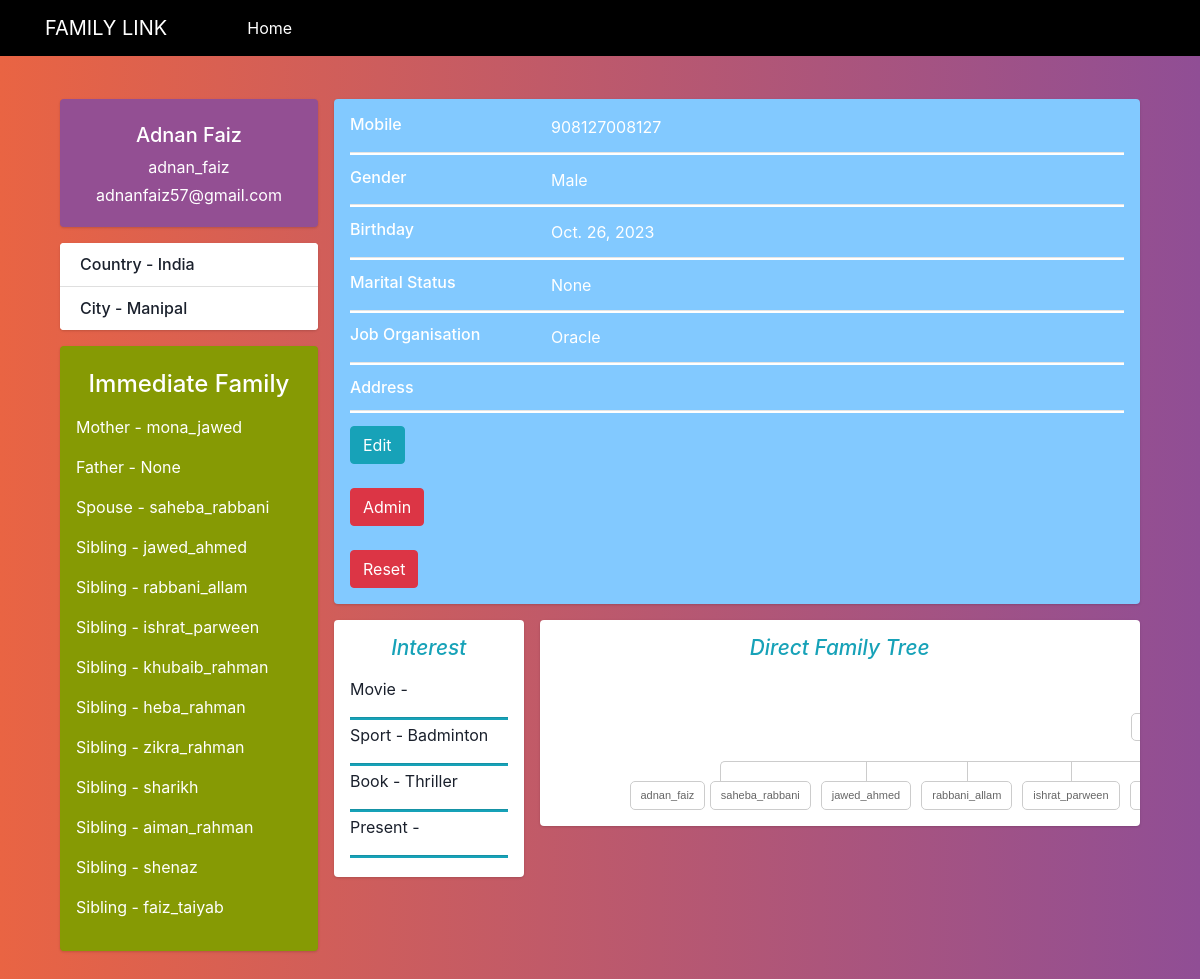
Page /member/profile/1/ (signed in) on the earlier database version.
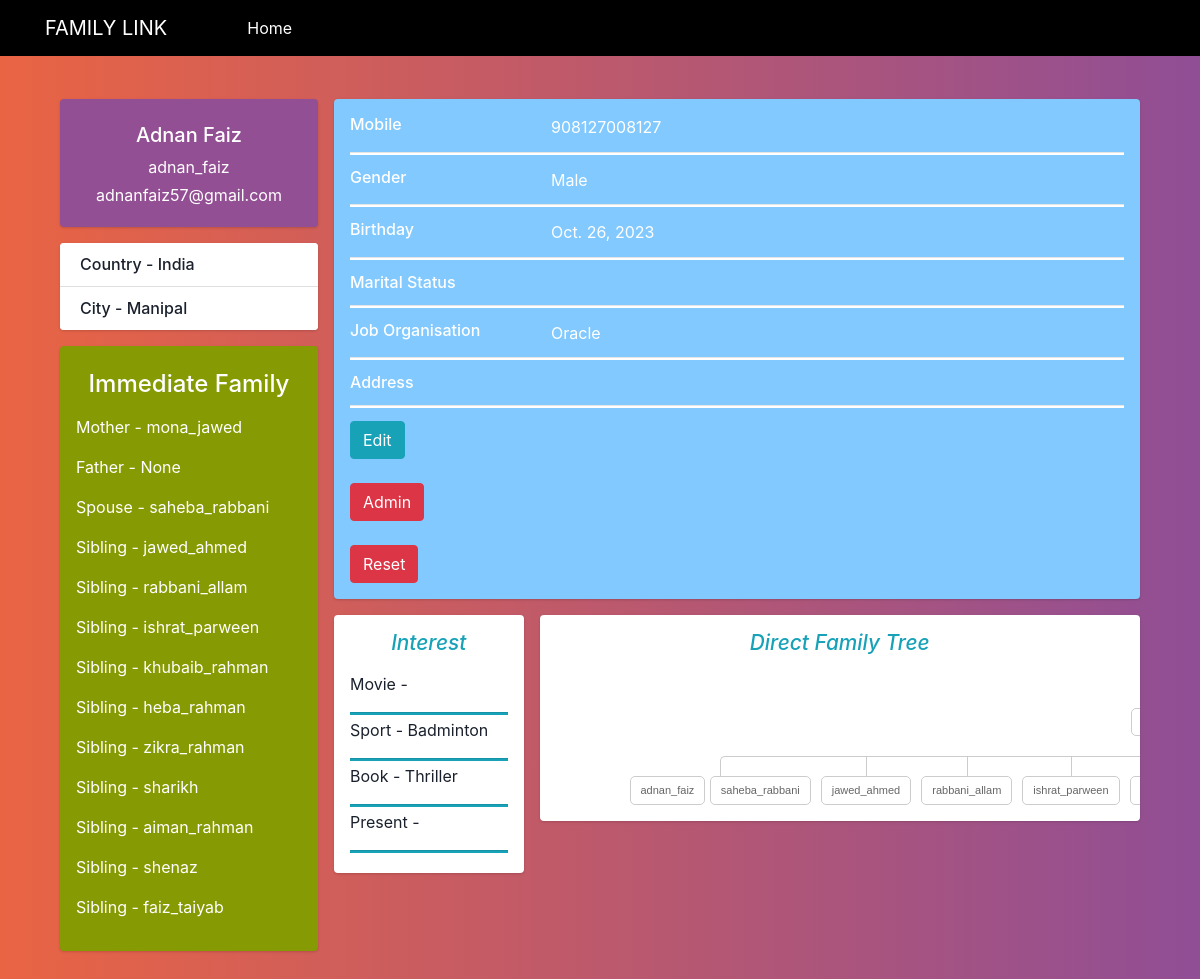
Same page on the later database version.
### family/models.py (models this page shows)
class member(AbstractBaseUser , PermissionsMixin):
    GENDER_CHOICES = (
    ("Male", "Male"),
    ("Female", "Female"),)
    MARITAL_CHOICES = (
    ("Unmarried", "Unmarried"),
    ("Married", "Married"),
    )
    SPORT_CHOICES = (
    ("Football", "Football"),
    ("Basketball", "Basketball"),
    ("Badminton", "Badminton"),
    ("Cycling", "Cycling"),
    ("Swimming", "Swimming"),
    ("Cricket", "Cricket"),
    ("TT", "TT"),
    ("Tennis", "Tennis"),
    ("Volley Ball", "Volley Ball"),
    ("Baseball", "Baseball"),
    ("Carrom", "Carrom")
    )
    BOOK_CHOICES = (
    ("Thriller", "Thriller"),
    ("Fantasy", "Fantasy"),
    ("Teen", "Teen"),
    ("Fiction", "Fiction"),
    ("Autobiography", "Autobiography"),
    ("Mystery", "Mystery"),
    ("History", "History"),
    ("Romance", "Romance"),
    ("Self Help", "Self Help"),
    ("Horror", "Horror"),
    ("Crime", "Crime")
    )
    MOVIE_CHOICES = (
    ("Action", "Action"),
    ("Thriller", "Thriller"),
    ("Drama", "Drama"),
    ("Romance", "Romance"),
    ("Autobiography", "Autobiography"),
    ("Comedy", "Comedy"),
    ("History", "History"),
    ("Romance", "Romance"),
    ("Crime", "Crime"),
    ("Horror", "Horror"),
    ("Animation", "Animation"),
    ("Adventure", "Adventure")
    )
    FID = models.ForeignKey(family , on_delete=models.DO_NOTHING , null=True)
    email = models.EmailField(max_length= 35)
    user_name = models.CharField(max_length= 20 , unique=True)
    firstName = models.CharField(max_length=20 ,  blank = True)
    middleName = models.CharField(max_length=20 , blank = True , null = True)
    lastName = models.CharField(max_length= 20 , blank = True)
    mobileNo = models.IntegerField(blank=True , null = True)
    birthDay = models.DateField(default=date.today)
    gender = models.CharField(max_length=9,choices=GENDER_CHOICES,default="Male")
    maritalStatus = models.CharField(max_length = 10,null=True , blank = True , choices=MARITAL_CHOICES)
    jobOrg = models.CharField(max_length= 20 , blank = True)
    address1 = models.TextField(_("Address line 1"),max_length=50 , blank = True)
    country = models.CharField("Country",max_length=15 , blank = True)
    city = models.CharField("City" , max_length=15 , blank=True)
    pinCode = models.IntegerField(blank=True)
    lat = models.DecimalField(max_digits=9 ,decimal_places = 6, blank=True , null = True)
    lng = models.DecimalField(max_digits=9 , decimal_places = 6, blank=True , null = True)
    mother = models.ForeignKey('self', on_delete=models.PROTECT , null=True , blank=True)
    father = models.ForeignKey('self', on_delete=models.PROTECT , null=True , blank=True , related_name='+')
    spouse = models.ForeignKey('self', on_delete=models.PROTECT , null=True , blank=True , related_name='++')
    kidsCount = models.IntegerField(blank=True , null = True , default=0)
    gender = models.CharField(max_length=9,choices=GENDER_CHOICES , default='Male')
    book = models.CharField(max_length=15,choices=BOOK_CHOICES,blank=True )
    sport = models.CharField(max_length=15,choices=SPORT_CHOICES,blank=True)
    movie = models.CharField(max_length=15,choices=MOVIE_CHOICES, blank=True)
    present = models.CharField(max_length=15,blank=True)
    is_staff = models.BooleanField(default=False)
    is_active = models.BooleanField(default=True)
    updated = models.DateTimeField(auto_now=True)
    created = models.DateTimeField(auto_now_add=True)
    objects = CustomMember()
    USERNAME_FIELD = 'user_name'
    REQUIRED_FIELDS = ['email' , 'city' , 'country' , 'firstName' , 'lastName' , 'gender' , 'pinCode']
    class Meta:
        ordering = ['-updated' , '-created']
    def __str__(self):
        return str(self.user_name)

### family/views.py (the view)
# urls.py: path('member/profile/<str:pk>/' , views.viewProfile , name = 'viewProfile'),
@login_required(login_url= 'login')
def viewProfile(request , pk):
    mem = member.objects.get(id = pk)
    if(mem.mother==None and mem.father==None):
        siblings=None
    elif(mem.father!=None and mem.mother==None):
        siblings = member.objects.all().filter(mother = mem.mother)
        if(len(siblings)==0):
            siblings=None
    else:
        siblings = member.objects.all().filter(father = mem.father)
        if(len(siblings)==0):
            siblings=None
    if(mem.gender == 'Female'):
        kids = member.objects.all().filter(mother = mem)
    else:
        kids = member.objects.all().filter(father = mem)
    if(len(kids)==0):
        kids = None
    return render(request, 'home/profile.html' , {'member': mem , 'kids':kids , 'siblings':siblings})

### templates/home/profile.html (shortened to what this page needs)
<!DOCTYPE html>
{% load static %}
<html lang="en">
<head>
    <link rel="stylesheet" href="https://cdn.jsdelivr.net/npm/bootstrap@4.4.1/dist/css/bootstrap.min.css">
    <link rel="stylesheet" href="{% static 'style/profile.css' %}" />
</head>
<body>
    <div class="container">
        <div class="main-body">
          <nav class="navbar fixed-top navbar-dark text-light navbar-expand-md navigation-clean-search" style="background-color: black;" >
            <div class="container"><a class="navbar-brand" href="{% url 'viewMember' %}">FAMILY LINK</a>
                <div class="collapse navbar-collapse" id="navcol-1">
                    <span class="navbar-text" style="padding-left:4rem"> <a href="{% url 'viewMember' %}" class="login">Home</a></span>
                  </div>
            </div>
        </nav>
              <div class="row gutters-sm" id="main_container">
                <div class="col-md-3 mb-3">
                  <div class="card" id="user_name">
                    <div class="card-body">
                      <div class="d-flex flex-column align-items-center text-center">
                        <div class="mt-2">
                          <h5>{{member.firstName}} {{member.lastName}}</h5>
                          <p class=" mb-1">{{member.user_name}}</p>
                          <p class=" mb-1">{{member.email}}</p>
                        </div>
                      </div>
                    </div>
                  </div>
                  <div class="card mt-3">
                    <ul class="list-group list-group-flush">
                      <li class="list-group-item d-flex justify-content-between align-items-center flex-wrap">
                        <h6 class="mb-0">Country - {{member.country}}</h6>
                      </li>
                      <li class="list-group-item d-flex justify-content-between align-items-center flex-wrap">
                        <h6 class="mb-0">City - {{member.city}}</h6>
                      </li>
                    </ul>
                  </div>
                  <div class="card mt-3" id="close_family">
                    <div class="card-body">
                      <div class="d-flex flex-column">
                        <div class="mt-2" >
                          <h4 class="align-items-center text-center mb-3">Immediate Family</h4>
                          {% if member.mother != None %}
                          <p class="font-size-sm mb-2.5">
                            <a href="{% url 'viewProfile' member.mother.id %}">
                              Mother - {{member.mother}}
                            </a>
                          </p>
                          {% else %}
                          <p class="font-size-sm mb-2.5">
                            Mother - None
                          </p>
                          {% endif %}
                          {% if member.father != None %}
                          <p class="font-size-sm mb-2.5">
                            <a href="{% url 'viewProfile' member.father.id %}">
                              Father - {{member.father}}
                            </a>
                          </p>
                          {% else %}
                          <p class="font-size-sm mb-2.5">
                            Father - None
                          </p>
                          {% endif %}
                          {% if member.spouse != None %}
                          <p class="font-size-sm mb-2.5">
                            <a href="{% url 'viewProfile' member.spouse.id %}">
                                Spouse - {{member.spouse}}
                            </a>
                          </p>
                          {% else %}
                          <p class="font-size-sm mb-2.5">
                              Spouse - None
                          </p>
                          {% endif %}
                          {% if siblings != None %}
                              {% for sibling in siblings %}
                                  {% if sibling.id != member.id %}
                                      <p class="font-size-sm mb-2.5">
                                          <a href="{% url 'viewProfile' sibling.id %}">
                                              Sibling - {{sibling}}
                                          </a>
                                        </p>
                                  {% endif %}
                              {% endfor %}
                          {% endif %}
                        </div>
                      </div>
                    </div>
                  </div>
                </div>
                <div class="col-md-9">
                  <div class="card mb-3" id="personal_info">
                    <div class="card-body">
                      <div class="row">
                        <div class="col-sm-3">
                          <h6 class="mb-0">Mobile</h6>
                        </div>
                        <div class="col-sm-9 ">
                          {{member.mobileNo}}
                        </div>
                      </div>
                      <hr>
                      <div class="row">
                        <div class="col-sm-3">
                          <h6 class="mb-0">Gender</h6>
                        </div>
                        <div class="col-sm-9 ">
                          {{member.gender}}
                        </div>
                      </div>
                      <hr>
                      <div class="row">
                        <div class="col-sm-3">
                          <h6 class="mb-0">Birthday</h6>
                        </div>
                        <div class="col-sm-9 ">
                          {{member.birthDay}}
                        </div>
                      </div>
                      <hr>
                      <div class="row">
                        <div class="col-sm-3">
                          <h6 class="mb-0">Marital Status</h6>
                        </div>
                        <div class="col-sm-9 ">
                          {{member.maritalStatus}}
                        </div>
                      </div>
                      <hr>
                      <div class="row">
                        <div class="col-sm-3">
                          <h6 class="mb-0">Job Organisation</h6>
                        </div>
                        <div class="col-sm-9 ">
                          {{member.jobOrg}}
                        </div>
                      </div>
                      <hr>
                      <div class="row">
                        <div class="col-sm-3">
                          <h6 class="mb-0">Address</h6>
                        </div>
                        <div class="col-sm-9 ">
                        </div>
                      </div>
                      {% if request.user.id == member.id %}
                      <hr>
                        <div class="row">
                          <div class="col-sm-12">
                            <a class="btn btn-info" href="{% url 'edit' member.id %}">Edit</a>
                          </div>
                          {% if request.user.is_staff %}
                          <div class="col-sm-12">
                            <br>
                            <a class="btn btn-danger" href="{% url 'admin:index' %}">Admin</a>
                          </div>
                          <div class="col-sm-12">
                            <br>
                            <a class="btn btn-danger" href="{% url 'reset' %}">Reset</a>
                          </div>
                          {% endif %}
                        </div>
                      {% endif %}
                    </div>
                  </div>
                  <div class="row gutters-sm">
                    <div class="col-sm-3 mb-3">
                      <div class="card h-80">
                        <div class="card-body">
                          <h6 class="align-items-center mb-3 intrest">Interest</h6>
                          <p class="font-size-sm mb-2.5">Movie - {{member.movie}}</p>
                          <hr class="interest_border">
                          <p class="font-size-sm mb-2.5">Sport - {{member.sport}}</p>
                          <hr class="interest_border">
                          <p class="font-size-sm mb-2.5">Book - {{member.book}}</p>
                          <hr class="interest_border">
                          <p class="font-size-sm mb-2.5">Present - {{member.present}}</p>
                          <hr class="interest_border">
                        </div>
                      </div>
                    </div>
                    <div class="col-sm-9 mb-3">
                      <div class="card">
                        <h6 class="align-items-center mb-3 family_tree">Direct Family Tree</h6>
                        <div class="tree">
                          <div id="family_div">
                            <ul>
                              <li>
                                  {% if member.mother %}
                                  <a href="{% url 'viewProfile' member.mother.id %}">{{member.mother.user_name}}</a>
                                  {% endif %}
                                <ul>
                                  <li>
                                    <a href="{% url 'viewProfile' member.id %}">{{member.user_name}}</a>
                                    {% if member.spouse %}
                                      <a href="{% url 'viewProfile' member.spouse.id %}">
                                        {{member.spouse.user_name}}</a>
                                    {% endif %}
                                  </li>
                                  {% if siblings != None %}
                                      {% for sib in siblings %}
                                          {% if member.id != sib.id %}
                                              <li>
                                                  <a href="{% url 'viewProfile' sib.id %}">{{sib.user_name}}</a>
                                              </li>
                                          {% endif %}
                                      {% endfor %}
                                  {% endif %}
                                </ul>
                              </li>
                            </ul>
                          </div>
                        </div>
                      </div>
                    </div>
                  </div>
                </div>
              </div>
            </div>
        </div>
</body>
</html>

Differences in the rows shown:
changed member "Adnan": maritalStatus "None" → (not shown)
